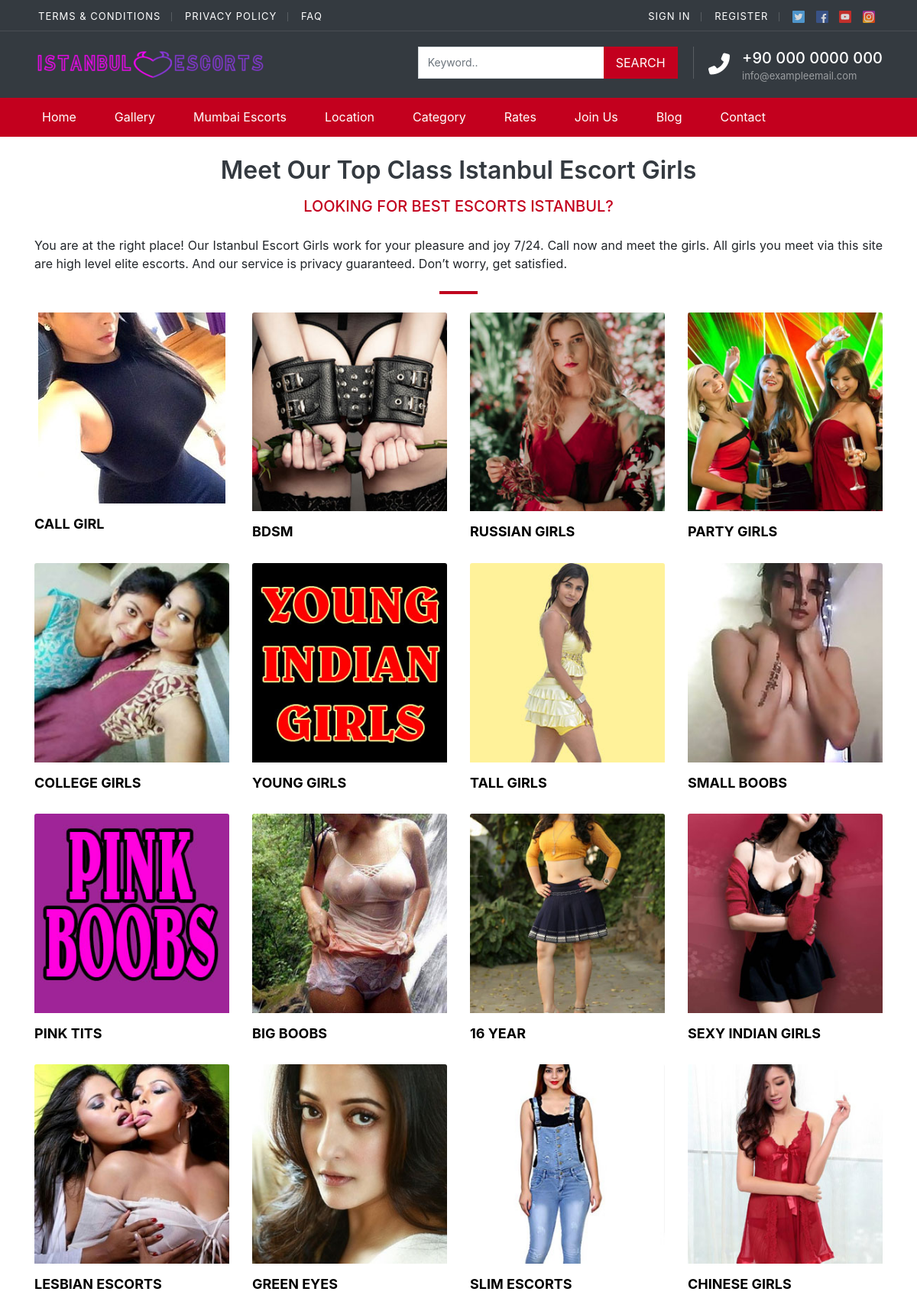
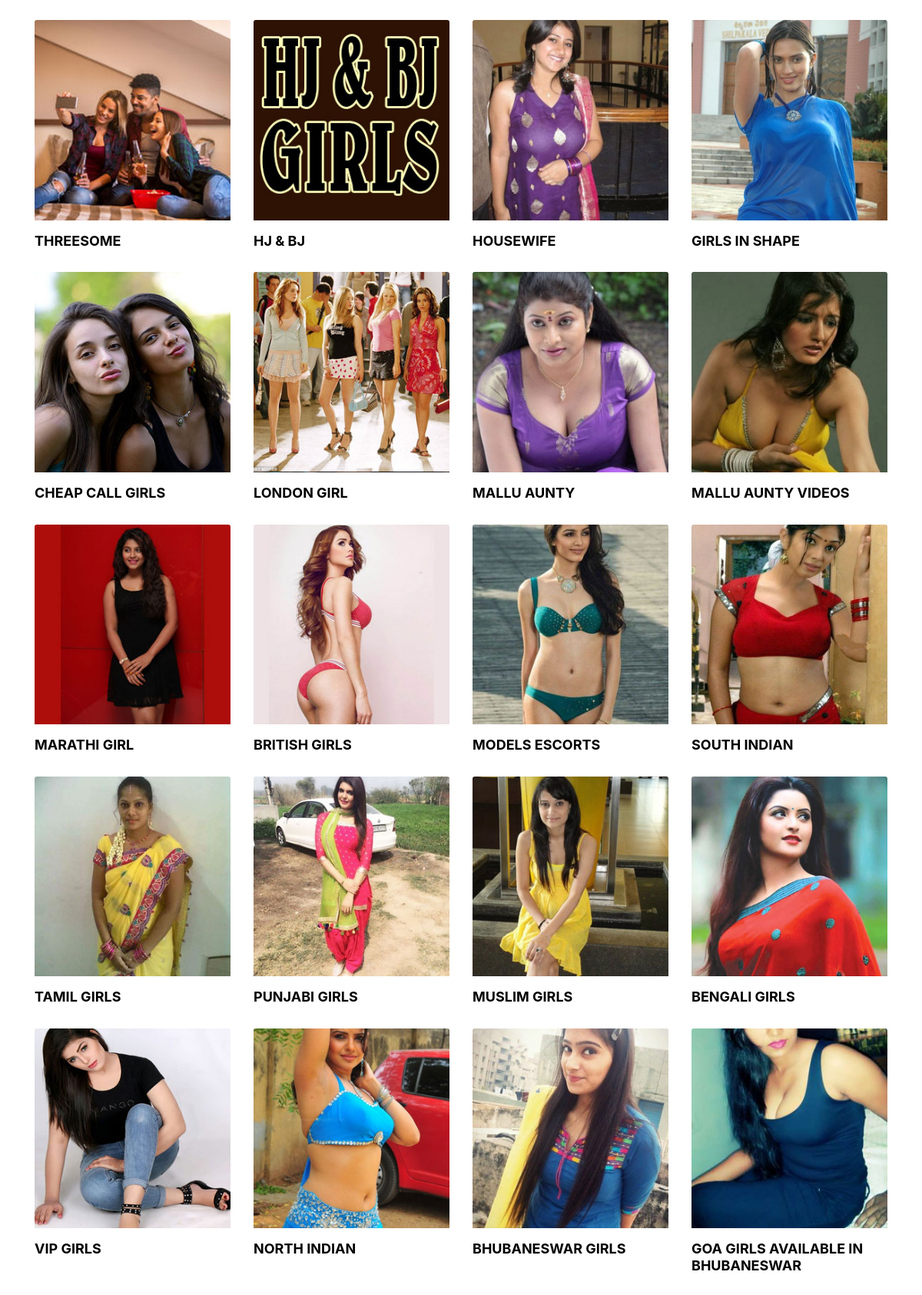
The app's page /index.php/category (upper part) with its own data (2 pictures, top to bottom).
### tables this page shows
CREATE TABLE `category` (
  `id` int(11) NOT NULL,
  `cat_title` varchar(200) DEFAULT NULL,
  `sub_cat_title` varchar(200) DEFAULT NULL,
  `cat_des` text DEFAULT NULL,
  `cat_img` varchar(200) DEFAULT NULL,
  `cat_alt_title` varchar(200) DEFAULT NULL,
  `added_date` datetime DEFAULT NULL,
  `updated_date` datetime DEFAULT NULL
);

### application/controllers/Category.php (called while the page is built, shortened)
<?php
class Category extends CI_Controller
{
	public function __construct()
	{
		$this->load->model('Metadetails_model');
		$this->load->model('Category_model');
	}
	public function index()
	{
	    $pg_url = $this->uri->segment(1);
        $tit_id = $this->uri->segment(3);
		 $data['row'] = $this->Metadetails_model->get_meta_list(basename($pg_url,$tit_id));
		$data['get_cate'] = $this->Category_model->cat_list();
		$this->load->view('includes/header',$data);
		$this->load->view('view_category',$data);
		$this->load->view('includes/footer');
	}
}

### index.php (called while the page is built, shortened)
<?php
require_once BASEPATH.'core/CodeIgniter.php';

### application/models/Category_model.php (called while the page is built, shortened)
<?php
class Category_model extends CI_Model
{
	public function cat_list()
	{
		$query = $this->db->get('category');
		return $query->result_array();
	}
}

### application/views/view_category.php (the view, shortened to what this page needs)
<section class="block-cat-listings block-listings2a bg-white section-20 ">
    <div class="container">
       <div class="row">
          <div class="col-12 section-bottom-40">
             <div class="text-center">
                <h2 data-elementor-setting-key="title" data-elementor-inline-editing-toolbar="none" class="elementor-inline-editing  font- text-dark ">Meet Our Top Class Istanbul Escort Girls</h2>
                <p data-elementor-setting-key="subtitle" data-elementor-inline-editing-toolbar="none" class="elementor-inline-editing lead text-primary font- text-500 mb-4 ">LOOKING FOR BEST ESCORTS ISTANBUL?</p>
                <p style="text-align:justify;">You are at the right place! Our Istanbul Escort Girls work for your pleasure and joy 7/24. Call now and meet the girls.
                   All girls you meet via this site are high level elite escorts. And our service is privacy guaranteed. Don’t worry, get satisfied.
                </p>
                <hr style="width:50px; height:3px;" class="bg-primary my-4  mx-auto">
             </div>
          </div>
          <div class="col-12">
             <div class="row">
               <?php
               foreach($get_cate as $get_cate_val)
               {
          ?>
                <div class="col-6 col-md-4 col-lg-4 col-xl-3">
                   <div class="new-search info  no-resize img-user img-user-big bg-none" data-pid="284">
                      <figure>
                         <a href="<?php echo base_url(); ?>category/<?php echo str_replace(' ','-',$get_cate_val['sub_cat_title']);?>/<?php echo $get_cate_val['id']; ?>"> <img data-src="<?php echo base_url(); ?>uploads/category/<?php  echo $get_cate_val['cat_img']; ?>" class="img-fluid lazy loaded" alt="<?php echo $get_cate_val['cat_alt_title']; ?>" src="<?php echo base_url(); ?>uploads/category/<?php  echo $get_cate_val['cat_img']; ?>" data-was-processed="true"> </a>
                      </figure>
                      <div class=" pt-3 position-relative">
                         <h3 class="mt-0 text-uppercase font-weight-bold"><a href="<?php echo base_url(); ?>category/<?php echo str_replace(' ','-',$get_cate_val['sub_cat_title']);?>/<?php echo $get_cate_val['id']; ?>"><?php echo $get_cate_val['sub_cat_title'];?></a></h3>
                      </div>
                   </div>
                </div>
                <?php } ?>
             </div>
          </div>
       </div>
    </div>
 </section>

### assets/css/style.css (style rules this page uses)
.bg-primary, .bg-primary:hover, .bg-primary:focus, a.bg-primary:focus, a.bg-primary:hover, button.bg-primary:focus, button.bg-primary:hover, .badge-primary { background: #C3001E !important; }
.text-primary, .filters_col .distance span { color: #C3001E !important; }
body { background: #EFEFEF !important; }
section { position: relative }
.text-500 { font-weight: 500; }
.section-20 { padding: 20px 0 }
section h2 { line-height: 1.5 }
h2 { font-weight: 600; line-height: 1.5; }
section h3 { font-weight: 700; text-transform: capitalize }
.new-search { display: block; position: relative; margin-bottom: 30px; -webkit-border-radius: 3px; -moz-border-radius: 3px; -ms-border-radius: 3px; border-radius: 3px; border: 1px solid #ededed; background: #fff }
.new-search.bg-none { background: none !important; border: 0px !important; }
.new-search figure { margin: 0; padding: 0px; overflow: hidden; position: relative; -webkit-border-radius: 3px 3px 0 0; -moz-border-radius: 3px 3px 0 0; -ms-border-radius: 3px 3px 0 0; border-radius: 3px 3px 0 0; text-align: center; }
.owl-carousel .new-search.img-user figure, .block-cat-listings .new-search.img-user figure { max-height: 260px !important; }
.owl-carousel .new-search.img-user-big figure, .block-cat-listings .new-search.img-user-big figure { max-height: 330px !important; }
.new-search.img-user figure a img { -webkit-transition: all 2000ms cubic-bezier(.19, 1, .22, 1) 0ms; -webkit-transform: translateZ(0); transform: translateZ(0); transition: all 2000ms cubic-bezier(.19, 1, .22, 1) 0ms; }
.new-search h3 { font-size: 18px; overflow: hidden; max-height: 52px; font-weight: 500; margin-bottom: 5px; }
.new-search h3 a { color: #000; }
.section-20 { padding: 20px 0; }
a { text-decoration: none; -moz-transition: all .3s ease-in-out; -o-transition: all .3s ease-in-out; -webkit-transition: all .3s ease-in-out; -ms-transition: all .3s ease-in-out; transition: all .3s ease-in-out; outline: 0; }
h1, h2, h4 { font-weight: 600; line-height: 1.5; }
.new-search { display:block;position:relative;margin-bottom:30px;-webkit-border-radius:3px;-moz-border-radius:3px;-ms-border-radius:3px;border-radius:3px;border:1px solid #ededed; background:#fff }
.new-search.bg-none { background:none !important; border:0px !important; }
.new-search figure { margin:0; padding:0px; overflow:hidden;position:relative;-webkit-border-radius:3px 3px 0 0;-moz-border-radius:3px 3px 0 0;-ms-border-radius:3px 3px 0 0;border-radius:3px 3px 0 0; text-align: center; }
.new-search.img-user figure a img { -webkit-transition:all 2000ms cubic-bezier(.19,1,.22,1) 0ms;-webkit-transform:translateZ(0);transform:translateZ(0);transition:all 2000ms cubic-bezier(.19,1,.22,1) 0ms; }
.new-search h3 { font-size:18px; overflow:hidden; max-height:52px; font-weight:500; margin-bottom:5px; }
.new-search h3 a { color:#000; }

### records on screen
category: cat_img (picture), sub_cat_title "CALL GIRL"
category: cat_img (picture), sub_cat_title "BDSM"
category: cat_img (picture), sub_cat_title "RUSSIAN GIRLS"
category: cat_img (picture), sub_cat_title "PARTY GIRLS"
category: cat_img (picture), sub_cat_title "COLLEGE GIRLS"
category: cat_img (picture), sub_cat_title "YOUNG GIRLS"
category: cat_img (picture), sub_cat_title "TALL GIRLS"
category: cat_img (picture), sub_cat_title "SMALL BOOBS"
category: cat_img (picture), sub_cat_title "PINK TITS"
category: cat_img (picture), sub_cat_title "BIG BOOBS"
category: cat_img (picture), sub_cat_title "16 YEAR"
category: cat_img (picture), sub_cat_title "SEXY INDIAN GIRLS"
category: cat_img (picture), sub_cat_title "LESBIAN ESCORTS"
category: cat_img (picture), sub_cat_title "GREEN EYES"
category: cat_img (picture), sub_cat_title "SLIM ESCORTS"
category: cat_img (picture), sub_cat_title "CHINESE GIRLS"
category: cat_img (picture), sub_cat_title "THREESOME"
category: cat_img (picture), sub_cat_title "HJ & BJ"
category: cat_img (picture), sub_cat_title "HOUSEWIFE"
category: cat_img (picture), sub_cat_title "GIRLS IN SHAPE"
category: cat_img (picture), sub_cat_title "CHEAP CALL GIRLS"
category: cat_img (picture), sub_cat_title "LONDON GIRL"
category: cat_img (picture), sub_cat_title "MALLU AUNTY"
category: cat_img (picture), sub_cat_title "MALLU AUNTY VIDEOS"
category: cat_img (picture), sub_cat_title "MARATHI GIRL"
category: cat_img (picture), sub_cat_title "BRITISH GIRLS"
category: cat_img (picture), sub_cat_title "MODELS ESCORTS"
category: cat_img (picture), sub_cat_title "SOUTH INDIAN"
category: cat_img (picture), sub_cat_title "TAMIL GIRLS"
category: cat_img (picture), sub_cat_title "PUNJABI GIRLS"
category: cat_img (picture), sub_cat_title "MUSLIM GIRLS"
category: cat_img (picture), sub_cat_title "BENGALI GIRLS"
category: cat_img (picture), sub_cat_title "VIP GIRLS"
category: cat_img (picture), sub_cat_title "NORTH INDIAN"
category: cat_img (picture), sub_cat_title "BHUBANESWAR GIRLS"
category: cat_img (picture), sub_cat_title "GOA GIRLS AVAILABLE IN BHUBANESWAR"
